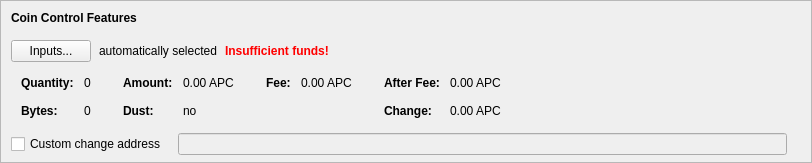
    <widget class="QFrame" name="frameCoinControl">
     <property name="sizePolicy">
      <sizepolicy hsizetype="Expanding" vsizetype="Expanding">
       <horstretch>0</horstretch>
       <verstretch>0</verstretch>
      </sizepolicy>
     </property>
     <property name="maximumSize">
      <size>
       <width>16777215</width>
       <height>16777215</height>
      </size>
     </property>
     <property name="frameShape">
      <enum>QFrame::StyledPanel</enum>
     </property>
     <property name="frameShadow">
      <enum>QFrame::Sunken</enum>
     </property>
     <layout class="QVBoxLayout" name="verticalLayoutCoinControl2">
      <property name="spacing">
       <number>0</number>
      </property>
      <property name="leftMargin">
       <number>0</number>
      </property>
      <property name="topMargin">
       <number>0</number>
      </property>
      <property name="rightMargin">
       <number>0</number>
      </property>
      <property name="bottomMargin">
       <number>6</number>
      </property>
      <item>
       <layout class="QVBoxLayout" name="verticalLayoutCoinControl" stretch="0,0,0,0,1">
        <property name="spacing">
         <number>0</number>
        </property>
        <property name="leftMargin">
         <number>10</number>
        </property>
        <property name="topMargin">
         <number>10</number>
        </property>
        <item>
         <layout class="QHBoxLayout" name="horizontalLayoutCoinControl1">
          <property name="bottomMargin">
           <number>15</number>
          </property>
          <item>
           <widget class="QLabel" name="labelCoinControlFeatures">
            <property name="sizePolicy">
             <sizepolicy hsizetype="Preferred" vsizetype="Maximum">
              <horstretch>0</horstretch>
              <verstretch>0</verstretch>
             </sizepolicy>
            </property>
            <property name="font">
             <font>
              <weight>75</weight>
              <bold>true</bold>
             </font>
            </property>
            <property name="styleSheet">
             <string notr="true">font-weight:bold;</string>
            </property>
            <property name="text">
             <string>Coin Control Features</string>
            </property>
           </widget>
          </item>
         </layout>
        </item>
        <item>
         <layout class="QHBoxLayout" name="horizontalLayoutCoinControl2" stretch="0,0,0,0">
          <property name="spacing">
           <number>8</number>
          </property>
          <property name="bottomMargin">
           <number>10</number>
          </property>
          <item>
           <widget class="QPushButton" name="pushButtonCoinControl">
            <property name="styleSheet">
             <string notr="true"/>
            </property>
            <property name="text">
             <string>Inputs...</string>
            </property>
            <property name="autoDefault">
             <bool>false</bool>
            </property>
           </widget>
          </item>
          <item>
           <widget class="QLabel" name="labelCoinControlAutomaticallySelected">
            <property name="text">
             <string>automatically selected</string>
            </property>
            <property name="margin">
             <number>5</number>
            </property>
           </widget>
          </item>
          <item>
           <widget class="QLabel" name="labelCoinControlInsuffFunds">
            <property name="font">
             <font>
              <weight>75</weight>
              <bold>true</bold>
             </font>
            </property>
            <property name="styleSheet">
             <string notr="true">color:red;font-weight:bold;</string>
            </property>
            <property name="text">
             <string>Insufficient funds!</string>
            </property>
            <property name="margin">
             <number>5</number>
            </property>
           </widget>
          </item>
          <item>
           <spacer name="horizontalSpacerCoinControl">
            <property name="orientation">
             <enum>Qt::Horizontal</enum>
            </property>
            <property name="sizeHint" stdset="0">
             <size>
              <width>40</width>
              <height>1</height>
             </size>
            </property>
           </spacer>
          </item>
         </layout>
        </item>
        <item>
         <widget class="QWidget" name="widgetCoinControl" native="true">
          <property name="sizePolicy">
           <sizepolicy hsizetype="Preferred" vsizetype="Preferred">
            <horstretch>0</horstretch>
            <verstretch>0</verstretch>
           </sizepolicy>
          </property>
          <property name="minimumSize">
           <size>
            <width>0</width>
            <height>0</height>
           </size>
          </property>
          <property name="styleSheet">
           <string notr="true"/>
          </property>
          <layout class="QHBoxLayout" name="horizontalLayoutCoinControl5">
           <property name="leftMargin">
            <number>0</number>
           </property>
           <property name="topMargin">
            <number>0</number>
           </property>
           <property name="rightMargin">
            <number>0</number>
           </property>
           <property name="bottomMargin">
            <number>0</number>
           </property>
           <item>
            <layout class="QHBoxLayout" name="horizontalLayoutCoinControl3" stretch="0,0,0,1">
             <property name="spacing">
              <number>20</number>
             </property>
             <property name="topMargin">
              <number>0</number>
             </property>
             <property name="bottomMargin">
              <number>10</number>
             </property>
             <item>
              <layout class="QFormLayout" name="formLayoutCoinControl1">
               <property name="horizontalSpacing">
                <number>10</number>
               </property>
               <property name="verticalSpacing">
                <number>14</number>
               </property>
               <property name="leftMargin">
                <number>10</number>
               </property>
               <property name="topMargin">
                <number>4</number>
               </property>
               <property name="rightMargin">
                <number>6</number>
               </property>
               <item row="0" column="0">
                <widget class="QLabel" name="labelCoinControlQuantityText">
                 <property name="font">
                  <font>
                   <weight>75</weight>
                   <bold>true</bold>
                  </font>
                 </property>
                 <property name="text">
                  <string>Quantity:</string>
                 </property>
                 <property name="margin">
                  <number>0</number>
                 </property>
                </widget>
               </item>
               <item row="0" column="1">
                <widget class="QLabel" name="labelCoinControlQuantity">
                 <property name="cursor">
                  <cursorShape>IBeamCursor</cursorShape>
                 </property>
                 <property name="contextMenuPolicy">
                  <enum>Qt::ActionsContextMenu</enum>
                 </property>
                 <property name="text">
                  <string notr="true">0</string>
                 </property>
                 <property name="margin">
                  <number>0</number>
                 </property>
                 <property name="textInteractionFlags">
                  <set>Qt::LinksAccessibleByMouse|Qt::TextSelectableByKeyboard|Qt::TextSelectableByMouse</set>
                 </property>
                </widget>
               </item>
               <item row="1" column="0">
                <widget class="QLabel" name="labelCoinControlBytesText">
                 <property name="font">
                  <font>
                   <weight>75</weight>
                   <bold>true</bold>
                  </font>
                 </property>
                 <property name="text">
                  <string>Bytes:</string>
                 </property>
                </widget>
               </item>
               <item row="1" column="1">
                <widget class="QLabel" name="labelCoinControlBytes">
                 <property name="cursor">
                  <cursorShape>IBeamCursor</cursorShape>
                 </property>
                 <property name="contextMenuPolicy">
                  <enum>Qt::ActionsContextMenu</enum>
                 </property>
                 <property name="text">
                  <string notr="true">0</string>
                 </property>
                 <property name="textInteractionFlags">
                  <set>Qt::LinksAccessibleByMouse|Qt::TextSelectableByKeyboard|Qt::TextSelectableByMouse</set>
                 </property>
                </widget>
               </item>
              </layout>
             </item>
             <item>
              <layout class="QFormLayout" name="formLayoutCoinControl2">
               <property name="horizontalSpacing">
                <number>10</number>
               </property>
               <property name="verticalSpacing">
                <number>14</number>
               </property>
               <property name="leftMargin">
                <number>6</number>
               </property>
               <property name="topMargin">
                <number>4</number>
               </property>
               <property name="rightMargin">
                <number>6</number>
               </property>
               <item row="0" column="0">
                <widget class="QLabel" name="labelCoinControlAmountText">
                 <property name="font">
                  <font>
                   <weight>75</weight>
                   <bold>true</bold>
                  </font>
                 </property>
                 <property name="text">
                  <string>Amount:</string>
                 </property>
                 <property name="margin">
                  <number>0</number>
                 </property>
                </widget>
               </item>
               <item row="0" column="1">
                <widget class="QLabel" name="labelCoinControlAmount">
                 <property name="cursor">
                  <cursorShape>IBeamCursor</cursorShape>
                 </property>
                 <property name="contextMenuPolicy">
                  <enum>Qt::ActionsContextMenu</enum>
                 </property>
                 <property name="text">
                  <string notr="true">0.00 APC</string>
                 </property>
                 <property name="textInteractionFlags">
                  <set>Qt::LinksAccessibleByMouse|Qt::TextSelectableByKeyboard|Qt::TextSelectableByMouse</set>
                 </property>
                </widget>
               </item>
               <item row="1" column="0">
                <widget class="QLabel" name="labelCoinControlLowOutputText">
                 <property name="font">
                  <font>
                   <weight>75</weight>
                   <bold>true</bold>
                  </font>
                 </property>
                 <property name="text">
                  <string>Dust:</string>
                 </property>
                </widget>
               </item>
               <item row="1" column="1">
                <widget class="QLabel" name="labelCoinControlLowOutput">
                 <property name="cursor">
                  <cursorShape>IBeamCursor</cursorShape>
                 </property>
                 <property name="contextMenuPolicy">
                  <enum>Qt::ActionsContextMenu</enum>
                 </property>
                 <property name="text">
                  <string notr="true">no</string>
                 </property>
                 <property name="textInteractionFlags">
                  <set>Qt::LinksAccessibleByMouse|Qt::TextSelectableByKeyboard|Qt::TextSelectableByMouse</set>
                 </property>
                </widget>
               </item>
              </layout>
             </item>
             <item>
              <layout class="QFormLayout" name="formLayoutCoinControl3">
               <property name="horizontalSpacing">
                <number>10</number>
               </property>
               <property name="verticalSpacing">
                <number>14</number>
               </property>
               <property name="leftMargin">
                <number>6</number>
               </property>
               <property name="topMargin">
                <number>4</number>
               </property>
               <property name="rightMargin">
                <number>6</number>
               </property>
               <item row="0" column="0">
                <widget class="QLabel" name="labelCoinControlFeeText">
                 <property name="font">
                  <font>
                   <weight>75</weight>
                   <bold>true</bold>
                  </font>
                 </property>
                 <property name="text">
                  <string>Fee:</string>
                 </property>
                 <property name="margin">
                  <number>0</number>
                 </property>
                </widget>
               </item>
               <item row="0" column="1">
                <widget class="QLabel" name="labelCoinControlFee">
                 <property name="cursor">
                  <cursorShape>IBeamCursor</cursorShape>
                 </property>
                 <property name="contextMenuPolicy">
                  <enum>Qt::ActionsContextMenu</enum>
                 </property>
                 <property name="text">
                  <string notr="true">0.00 APC</string>
                 </property>
                 <property name="textInteractionFlags">
                  <set>Qt::LinksAccessibleByMouse|Qt::TextSelectableByKeyboard|Qt::TextSelectableByMouse</set>
                 </property>
                </widget>
               </item>
              </layout>
             </item>
             <item>
              <layout class="QFormLayout" name="formLayoutCoinControl4">
               <property name="horizontalSpacing">
                <number>10</number>
               </property>
               <property name="verticalSpacing">
                <number>14</number>
               </property>
               <property name="leftMargin">
                <number>6</number>
               </property>
               <property name="topMargin">
                <number>4</number>
               </property>
               <property name="rightMargin">
                <number>6</number>
               </property>
               <item row="0" column="0">
                <widget class="QLabel" name="labelCoinControlAfterFeeText">
                 <property name="font">
                  <font>
                   <weight>75</weight>
                   <bold>true</bold>
                  </font>
                 </property>
                 <property name="text">
                  <string>After Fee:</string>
                 </property>
                 <property name="margin">
                  <number>0</number>
                 </property>
                </widget>
               </item>
               <item row="0" column="1">
                <widget class="QLabel" name="labelCoinControlAfterFee">
                 <property name="cursor">
                  <cursorShape>IBeamCursor</cursorShape>
                 </property>
                 <property name="contextMenuPolicy">
                  <enum>Qt::ActionsContextMenu</enum>
                 </property>
                 <property name="text">
                  <string notr="true">0.00 APC</string>
                 </property>
                 <property name="textInteractionFlags">
                  <set>Qt::LinksAccessibleByMouse|Qt::TextSelectableByKeyboard|Qt::TextSelectableByMouse</set>
                 </property>
                </widget>
               </item>
               <item row="1" column="0">
                <widget class="QLabel" name="labelCoinControlChangeText">
                 <property name="font">
                  <font>
                   <weight>75</weight>
                   <bold>true</bold>
                  </font>
                 </property>
                 <property name="text">
                  <string>Change:</string>
                 </property>
                </widget>
               </item>
               <item row="1" column="1">
                <widget class="QLabel" name="labelCoinControlChange">
                 <property name="cursor">
                  <cursorShape>IBeamCursor</cursorShape>
                 </property>
                 <property name="contextMenuPolicy">
                  <enum>Qt::ActionsContextMenu</enum>
                 </property>
                 <property name="text">
                  <string notr="true">0.00 APC</string>
                 </property>
                 <property name="textInteractionFlags">
                  <set>Qt::LinksAccessibleByMouse|Qt::TextSelectableByKeyboard|Qt::TextSelectableByMouse</set>
                 </property>
                </widget>
               </item>
              </layout>
             </item>
            </layout>
           </item>
          </layout>
         </widget>
        </item>
        <item>
         <layout class="QHBoxLayout" name="horizontalLayoutCoinControl4" stretch="0,0,0">
          <property name="spacing">
           <number>12</number>
          </property>
          <property name="sizeConstraint">
           <enum>QLayout::SetDefaultConstraint</enum>
          </property>
          <property name="topMargin">
           <number>5</number>
          </property>
          <property name="rightMargin">
           <number>5</number>
          </property>
          <item>
           <widget class="QCheckBox" name="checkBoxCoinControlChange">
            <property name="toolTip">
             <string>If this is activated, but the change address is empty or invalid, change will be sent to a newly generated address.</string>
            </property>
            <property name="text">
             <string>Custom change address</string>
            </property>
           </widget>
          </item>
          <item>
           <widget class="QValidatedLineEdit" name="lineEditCoinControlChange">
            <property name="enabled">
             <bool>false</bool>
            </property>
            <property name="sizePolicy">
             <sizepolicy hsizetype="Expanding" vsizetype="Fixed">
              <horstretch>0</horstretch>
              <verstretch>0</verstretch>
             </sizepolicy>
            </property>
           </widget>
          </item>
          <item>
           <widget class="QLabel" name="labelCoinControlChangeLabel">
            <property name="sizePolicy">
             <sizepolicy hsizetype="Preferred" vsizetype="Expanding">
              <horstretch>0</horstretch>
              <verstretch>0</verstretch>
             </sizepolicy>
            </property>
            <property name="minimumSize">
             <size>
              <width>0</width>
              <height>0</height>
             </size>
            </property>
            <property name="text">
             <string/>
            </property>
            <property name="margin">
             <number>3</number>
            </property>
           </widget>
          </item>
         </layout>
        </item>
        <item>
         <spacer name="verticalSpacerCoinControl">
          <property name="orientation">
           <enum>Qt::Vertical</enum>
          </property>
          <property name="sizeHint" stdset="0">
           <size>
            <width>800</width>
            <height>1</height>
           </size>
          </property>
         </spacer>
        </item>
       </layout>
      </item>
     </layout>
    </widget>
